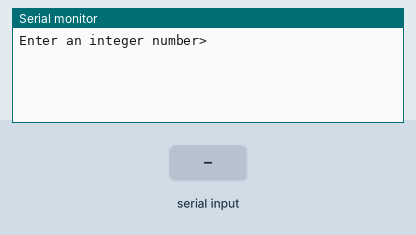
Recording of a sketch running on a simulated Arduino Uno, built with avr-gcc and run on an emulated ATmega328P. Shown: the last lines printed to the serial monitor. Inputs (shaded band) come from the test bench.

Above: at 1.2 s.
1.3 s: "90,45\n" received over Serial
At 1.9 s:
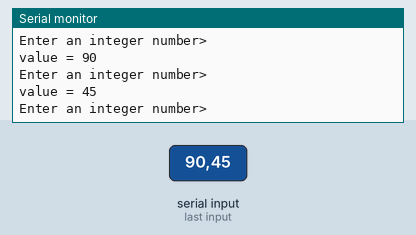
2.8 s: "30,150\n" received over Serial
At 4.9 s:
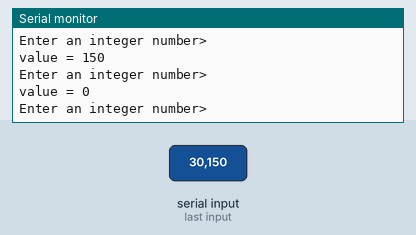
Timing chart, 0 to 6.4 s (numbered marks = the images above; inputs shaded):
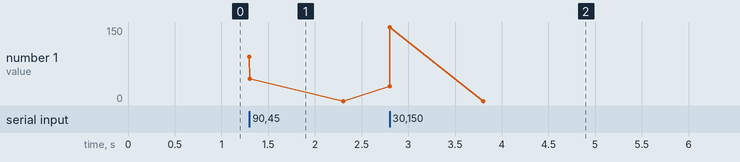

The sketch:

serial_parse_int.ino
```cpp
void setup()
{
  Serial.begin(115200);
}

void loop()
{
    Serial.println("Enter an integer number>");

    while(Serial.available() == 0) {}  // wait
    int value = Serial.parseInt();

    Serial.print("value = ");
    Serial.println(value, DEC);
}

// Tip: On the serial Monitor, make sure that no LF is added.
```

Measured:
- after the input at 1.3 s, the serial monitor: prints a new line at once (image 1)
- after the input at 2.8 s, the serial monitor: prints a new line at once (image 2)
